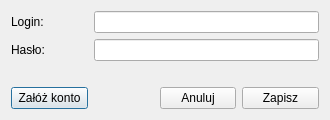
<ui version="4.0" >
 <class>frmOpenSubtitlesConfig</class>
 <widget class="QDialog" name="frmOpenSubtitlesConfig" >
  <property name="geometry" >
   <rect>
    <x>0</x>
    <y>0</y>
    <width>330</width>
    <height>120</height>
   </rect>
  </property>
  <property name="minimumSize" >
   <size>
    <width>330</width>
    <height>120</height>
   </size>
  </property>
  <property name="maximumSize" >
   <size>
    <width>400</width>
    <height>150</height>
   </size>
  </property>
  <property name="windowTitle" >
   <string>OpenSubtitles - konfiguracja</string>
  </property>
  <property name="windowIcon" >
   <iconset resource="../../res/resources.qrc" >
    <normaloff>:/engines/opensubtitles.png</normaloff>:/engines/opensubtitles.png</iconset>
  </property>
  <layout class="QGridLayout" name="gridLayout" >
   <item row="0" column="0" >
    <widget class="QLabel" name="lbNick" >
     <property name="text" >
      <string>Login:</string>
     </property>
    </widget>
   </item>
   <item row="0" column="1" colspan="3" >
    <widget class="QLineEdit" name="leNick" >
     <property name="text" >
      <string/>
     </property>
    </widget>
   </item>
   <item row="1" column="0" >
    <widget class="QLabel" name="lbPass" >
     <property name="text" >
      <string>Hasło:</string>
     </property>
    </widget>
   </item>
   <item row="1" column="1" colspan="3" >
    <widget class="QLineEdit" name="lePass" >
     <property name="text" >
      <string/>
     </property>
     <property name="echoMode" >
      <enum>QLineEdit::Password</enum>
     </property>
    </widget>
   </item>
   <item row="2" column="0" colspan="4" >
    <spacer name="verticalSpacer" >
     <property name="orientation" >
      <enum>Qt::Vertical</enum>
     </property>
     <property name="sizeHint" stdset="0" >
      <size>
       <width>318</width>
       <height>11</height>
      </size>
     </property>
    </spacer>
   </item>
   <item row="3" column="0" >
    <widget class="QPushButton" name="pbRegister" >
     <property name="text" >
      <string>Załóż konto</string>
     </property>
    </widget>
   </item>
   <item row="3" column="1" >
    <spacer name="horizontalSpacer" >
     <property name="orientation" >
      <enum>Qt::Horizontal</enum>
     </property>
     <property name="sizeHint" stdset="0" >
      <size>
       <width>53</width>
       <height>20</height>
      </size>
     </property>
    </spacer>
   </item>
   <item row="3" column="2" >
    <widget class="QPushButton" name="pbCancel" >
     <property name="text" >
      <string>Anuluj</string>
     </property>
    </widget>
   </item>
   <item row="3" column="3" >
    <widget class="QPushButton" name="pbSave" >
     <property name="text" >
      <string>Zapisz</string>
     </property>
    </widget>
   </item>
  </layout>
 </widget>
 <resources>
  <include location="../../res/resources.qrc" />
 </resources>
 <connections>
  <connection>
   <sender>pbCancel</sender>
   <signal>clicked()</signal>
   <receiver>frmOpenSubtitlesConfig</receiver>
   <slot>reject()</slot>
   <hints>
    <hint type="sourcelabel" >
     <x>236</x>
     <y>101</y>
    </hint>
    <hint type="destinationlabel" >
     <x>164</x>
     <y>59</y>
    </hint>
   </hints>
  </connection>
  <connection>
   <sender>pbSave</sender>
   <signal>clicked()</signal>
   <receiver>frmOpenSubtitlesConfig</receiver>
   <slot>accept()</slot>
   <hints>
    <hint type="sourcelabel" >
     <x>300</x>
     <y>101</y>
    </hint>
    <hint type="destinationlabel" >
     <x>164</x>
     <y>59</y>
    </hint>
   </hints>
  </connection>
 </connections>
</ui>
